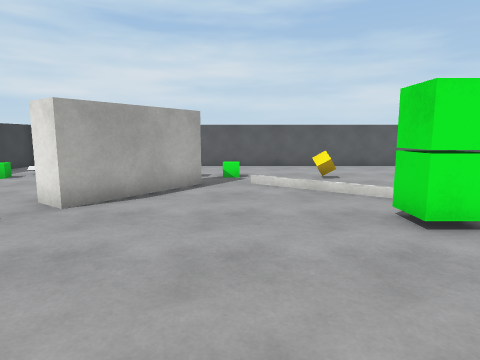
View 1 (above)

13 first-person views from a walk through a Unity game level. The camera is 1.4 m above the floor, tilts 8° down and sees 75° across. The floor is counted in squares, 1 m on a side. Each view is taken from the middle of a square. On the plan, view 1 faces up. The plan holds only what a view shows up to about 14 squares ahead; the rest is blank. The player is left out. Surface patterns are stand-ins for the level's own textures.

View 2
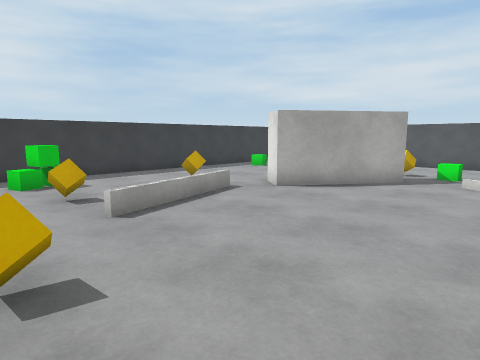

View 3
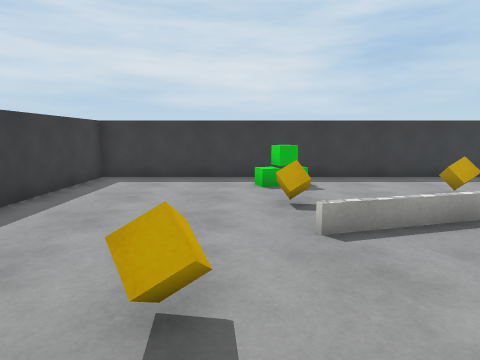

View 4
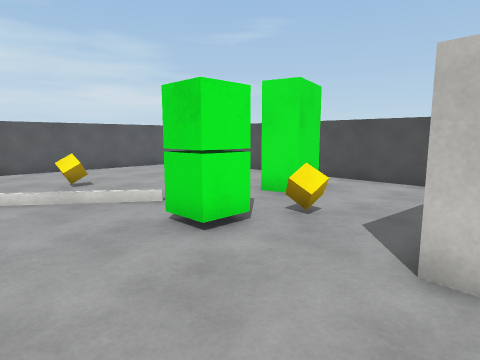

View 5
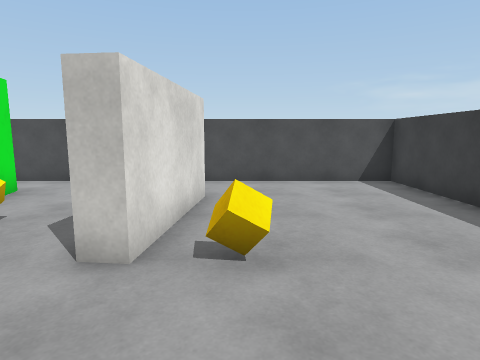

View 6
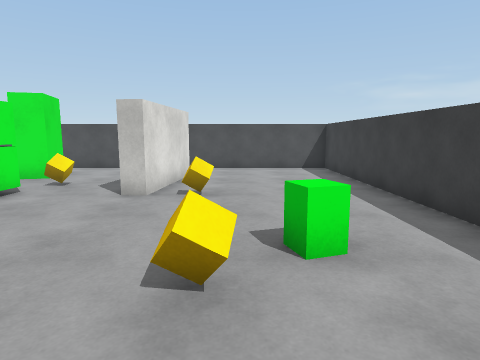

View 7
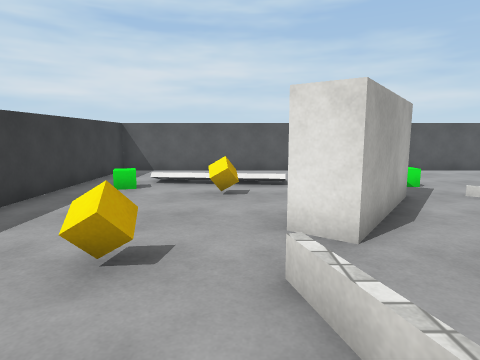

View 8
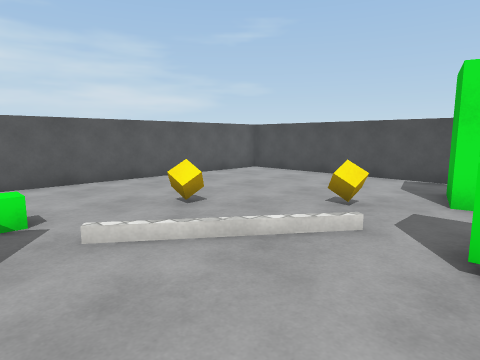

View 9
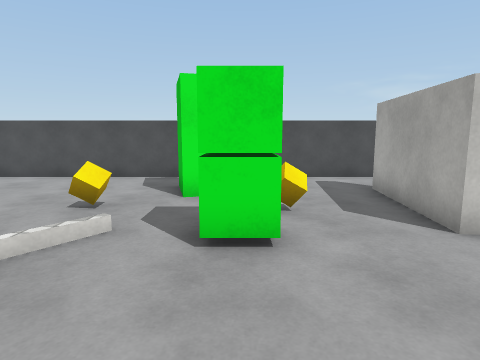

View 10
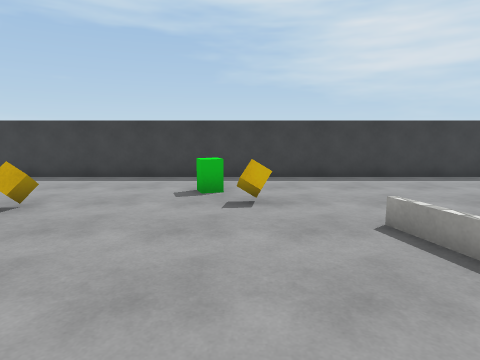

View 11
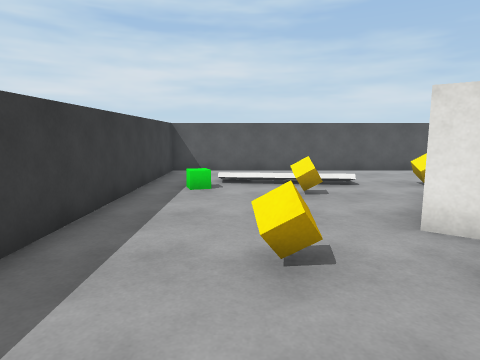

View 12
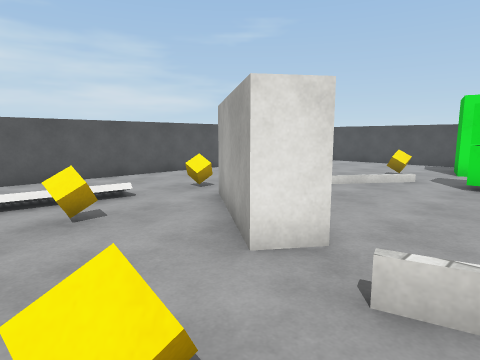

View 13
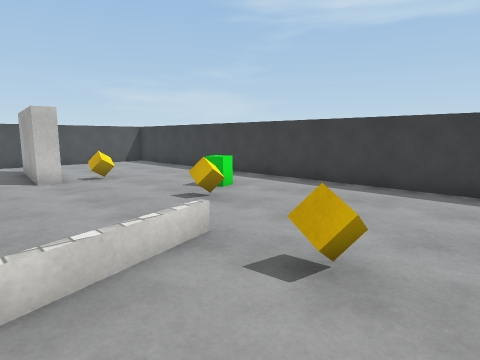

### Floor plan
Points are (right, up) in squares from view 1. A wall is a line through its corners. A room is listed if a view was taken in it or the views show most of it. See-through windows are left out.
Room 1 (views 1, 2, 3, 4, 5, 6, 7, 8, 9, 10, 11, 12, 13)
walls: (-1.1, 9.2) (-3.5, 5.9) (-4.3, 6.5) (-1.9, 9.8); (7.4, 0.8) (3.3, 1.2) (3.4, 1.8) (7.3, 1.4); (9.4, 14.7) (-9.7, 14.7) (-9.7, -4.8) (9.8, -4.8) (9.8, 14.4)
objects: other object (-8, 1) to (-8, 2); other object (-7, 5); other object (-5, 1); other object (-5, 10); other object (-2, 11); other object (-1, -1); other object (0, -2); other object (3, 0); other object (3, 5) to (4, 5); other object (3, 10); other object (5, 4); other object (5, 8); other object (6, 5) to (8, 7)

Where each view was taken, in squares from view 1:
view 1: 0 up, 0 right, facing up
view 2: 1 down, 2 right, facing up-left
view 3: 0 up, 1 right, facing left
view 4: 1 up, 0 right, facing up-right
view 5: 0 up, 0 right, facing right
view 6: 1 down, 4 left, facing right
view 7: 2 up, 5 left, facing up
view 8: 5 up, 1 left, facing up-right
view 9: 5 up, 1 left, facing right
view 10: 6 up, 1 left, facing down
view 11: 2 up, 7 left, facing up
view 12: 4 up, 7 left, facing up-right
view 13: 4 up, 7 left, facing down-right
